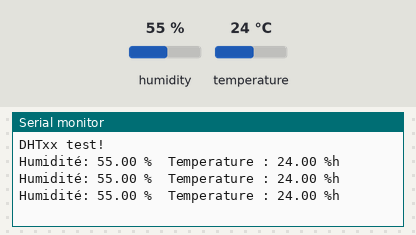
The sketch below on a simulated Arduino Uno, built with avr-gcc and run on an emulated ATmega328P. Shown: the last lines printed to the serial monitor. The test bench sets the inputs (shaded band); at power-on: humidity 55 %, temperature 24 °C.

Above: at 3.8 s.
3.9 s: humidity set to 22 %
At 6.9 s:
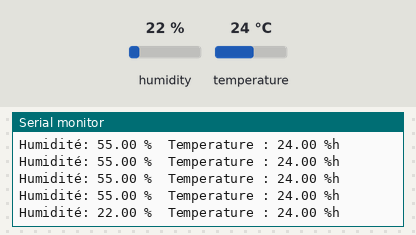
7.8 s: temperature set to 12 °C
At 10.1 s:
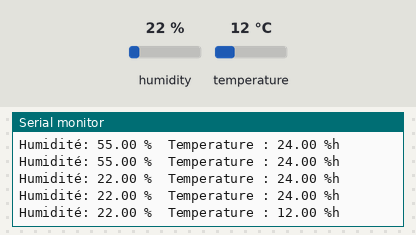
11.7 s: humidity set to 40 %
At 13.3 s:
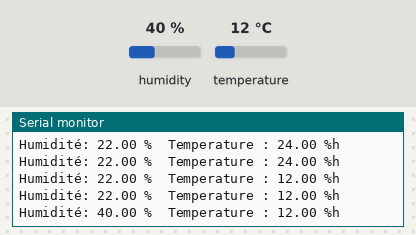
Timing chart, 0 to 14.8 s (numbered marks = the images above; inputs shaded):
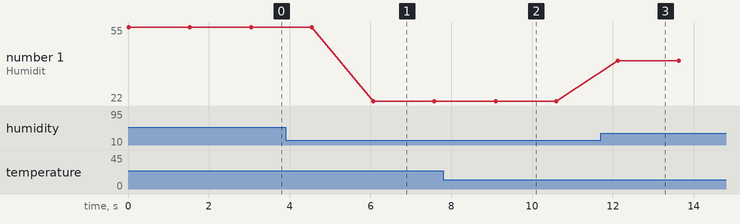

The sketch:

DHTtester.ino
```cpp
#include "DHT.h"

#define DHTPIN 4

#define DHTTYPE DHT11
DHT dht(DHTPIN, DHTTYPE);


void setup() {

    Serial.begin(9600);
    Serial.println("DHTxx test!");

    dht.begin();
}

void loop() {
  {
    float h = dht.readHumidity ();
    float t = dht.readTemperature ();


    if (isnan(t)|| isnan(h))
    {
      Serial.println("résultat invalide");
    } else {
        Serial.print("Humidité: ");
        Serial.print(h);
        Serial.print(" %\t");
        Serial.print("Temperature : ");
        Serial.print(t);
        Serial.println(" %\h");
    }

    delay(1500);
  }
}
```

Measured:
- after the input at 3.9 s, the serial monitor: prints a new line after 2.2 s (image 1)
- after the input at 7.8 s, the serial monitor: prints a new line after 1.3 s (image 2)
- after the input at 11.7 s, the serial monitor: prints a new line after 0.43 s (image 3)
- plotted number 1: 55 → 22 after the input at 3.9 s, 22 → 40 after the input at 11.7 s
